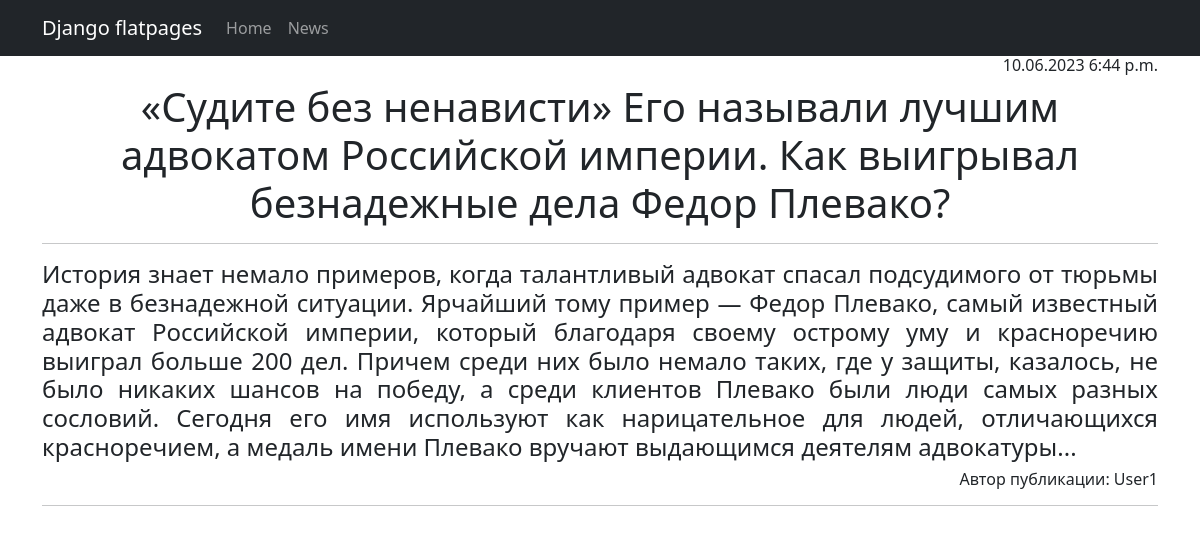
The page /news/2 on the database its author committed.
### news/models.py (models this page shows, shortened)
class Post(models.Model):
    create_time = models.DateTimeField(auto_now_add=True)
    type = models.CharField(max_length=2, choices=TYPES, default=news)
    title = models.CharField(max_length=255)
    content = models.TextField()
    post_rating = models.IntegerField(default=0)
    author = models.ForeignKey(Author, on_delete=models.PROTECT)
    category = models.ManyToManyField(Category, through='PostCategory')

class Author(models.Model):
    name = models.OneToOneField(User, on_delete=models.PROTECT)
    user_rating = models.IntegerField(default=0)

### news/views.py (the view)
# urls.py: path('<int:pk>', PostDetail.as_view(), name='post_detail'),
class PostDetail(DetailView):
    model = Post
    template_name = 'one_news.html'
    context_object_name = 'post'

### news/templatetags/custom_filters.py (called while the page is built)
@register.filter()
def censor(word):
    bad_words = ['редиска', 'мат']
    if isinstance(word, str):
        for i in word.split():
            if i in bad_words:
                word = word.replace(i, i[0] + '*' * len(i[1:]))
    return word

### templates/one_news.html (shortened to what this page needs)
{% extends 'flatpages/default.html' %}
{% load custom_filters %}
{% block content %}
<h6 align="right">{{ post.create_time|date:'d.m.Y P' }}</h6>
<h1>{{ post.title|censor }}</h1>
<hr>
<h4 align="justify">{{ post.content|censor }}</h4>
<h6 align="right">Автор публикации: {{ post.author.name }}</h6>
<hr>
{% endblock content %}

### rows shown on the page
Post: create_time "10.06.2023 6:44 p.m.", title|censor "«Судите без ненависти» Его называли лучшим адвокатом Российской империи. Как выигрывал безнадежные дела Федор Плевако?", content|censor "История знает немало примеров, когда талантливый адвокат спасал подсудимого от тюрьмы даже в безнадежной ситуации. Ярчайший тому пример — Федор Плевако, самый известный адвокат Российской империи, который благодаря своему острому уму и красноречию выиграл больше 200 дел. Причем среди них было немало таких, где у защиты, казалось, не было никаких шансов на победу, а среди клиентов Плевако были люди самых разных сословий. Сегодня его имя используют как нарицательное для людей, отличающихся красноречием, а медаль имени Плевако вручают выдающимся деятелям адвокатуры...", author.name "User1"
